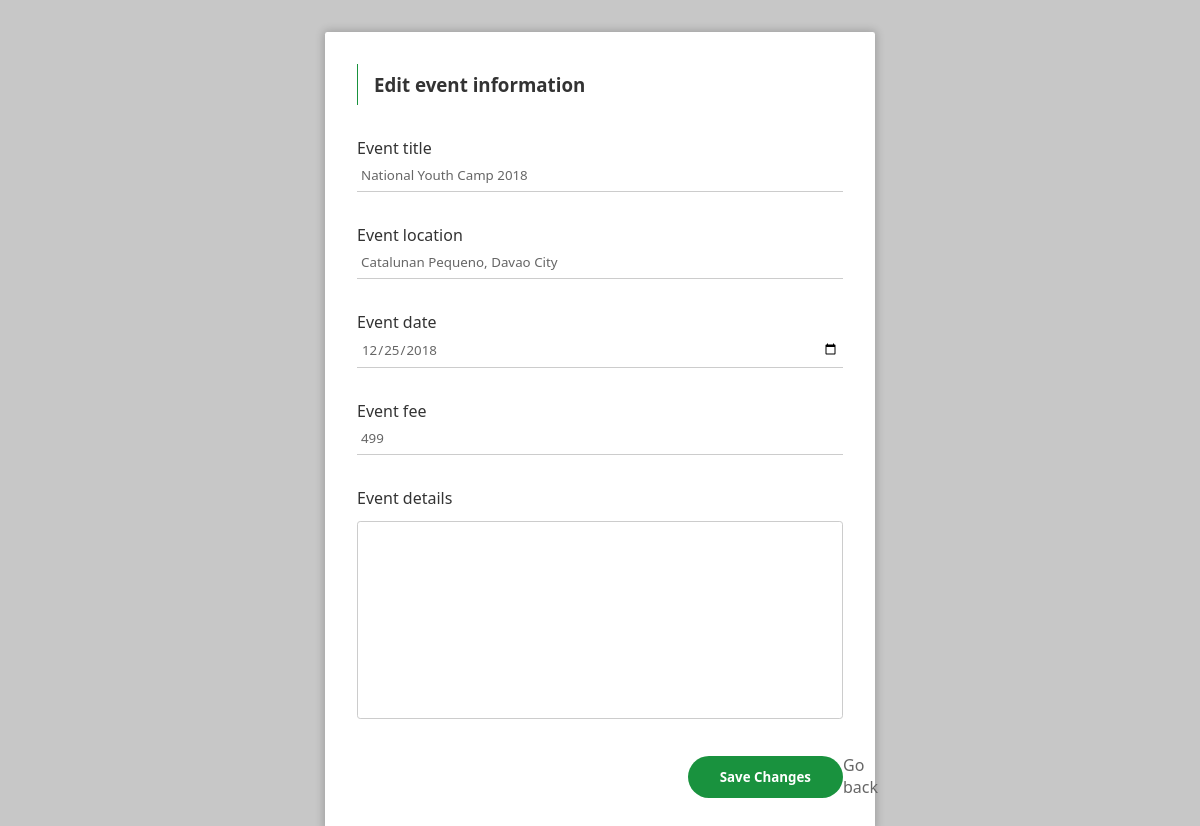
Page /staff_management/forms/edit/event-edit.php?edit=6 on the committed database.
### tables this page shows
CREATE TABLE `event` (
  `event_id` int(11) NOT NULL,
  `title` varchar(191) NOT NULL,
  `location` varchar(191) NOT NULL,
  `date` timestamp NOT NULL DEFAULT CURRENT_TIMESTAMP ON UPDATE CURRENT_TIMESTAMP,
  `details` varchar(191) NOT NULL,
  `rate` double NOT NULL,
  `branch_id` int(11) NOT NULL
);

### staff_management/forms/edit/event-edit.php (the view, shortened to what this page needs)
<?php
require_once('../../../includes/config/db.php');
$event_id = '';
$title = '';
$location = '';
$date = '';
$details = '';
$rate = '';
if (isset($_GET['edit'])) {
    $event_id = $_GET['edit'];
    $query = "SELECT * FROM event WHERE event_id = ?";
    $stmt = $conn->prepare($query);
    $stmt->bind_param('i', $event_id);
    $stmt->execute();
    $result = $stmt->get_result();
    if ($result->num_rows > 0) {
        while ($row = $result->fetch_assoc()) {
            $event_id = $row['event_id'];
            $title = $row['title'];
            $location = $row['location'];
            $date = date('Y-m-d', strtotime($row['date']));
            $details = $row['details'];
            $rate = $row['rate'];
        }
    }
}
?>
<!DOCTYPE html>
<html>
    <head>
        <link rel = "stylesheet" media = "all" href = "../../../styles/style.css">
    </head>
    <body>
        <div class="adding-fields">
            <div class = "floating-form">
                <h3>Edit event information</h3>
                <form action="../../../includes/actions/event_edit.php" method = "POST">
                    <p>Event title</p>
                    <input type = "text" name="title" value="<?php echo $title ?>" required autofocus>
                    <p>Event location</p>
                    <input type="text" name="location" value="<?php echo $location ?>" required>
                    <p>Event date</p>
                    <input type="date" name="date" value="<?php echo $date ?>" required>
                    <p>Event fee</p>
                    <input type="number" name="rate" min=0 value="<?php echo $rate ?>" required>
                    <p>Event details</p>
                    <textarea name="details" cols="30" rows="10"><?php echo $details ?></textarea>
                    <button type="submit" name="submit" value="<?php echo $event_id ?>">Save Changes</button>
                    <a href="../../navigation/events-manage.php">Go back</a>
                </form>
            </div>
        </div>
    </body>
</html>

### styles/style.css (style rules this page uses)
html { font-family: 'Segoe UI', sans-serif; font-size: 100%; height: fit-content; color: #333333; }
body { margin: 0; padding: 0; overflow-x: hidden; background: rgb(199, 199, 199); height: fit-content; display: grid; align-content: center; position: relative; }
* { box-sizing: border-box; }
h2, h3, h4 { border-left: .1em solid rgb(25, 146, 62); padding: .5rem 0 .5rem 1rem; margin: 0; }
a { text-decoration: none; color: #333333; }
div.adding-fields { width: 100%; height: 100%; display: grid; align-content: center; margin: auto; padding: 2rem 0; }
div.floating-form { width: 550px; height: fit-content; align-self: center; position: relative; margin: auto; padding: 2rem; border-radius: .15rem; box-shadow: 0 0 .5rem .1rem rgba(0, 0, 0, .2); background: #FFFFFF; }
div.floating-form form p { margin-top: 2rem; margin-bottom: .25rem; }
form { width: 100%; overflow: hidden; }
input[type=text], select, input[type=date], input[type=email], input[type=number], input[type=password] { font-family: 'Segoe UI', sans-serif; width: 100%; padding: 0 .25rem .25rem; line-height: 1.5rem; outline: none; border-top: none; border-left: none; border-right: none; border-bottom: .1rem solid #CCCCCC; color: #666666; background: none; }
textarea { font-family: 'Segoe UI', sans-serif; width: 100%; margin-top: .5rem; padding: .5rem; border-top: 1px solid #CCCCCC; border-left: 1px solid #CCCCCC; border-right: 1px solid #CCCCCC; border-bottom: .1rem solid #CCCCCC; border-radius: .2rem; outline: none; resize: none; }
button { font-family: 'Segoe UI', sans-serif; margin: 2rem auto auto; padding: .75rem 2rem; background: rgb(25, 146, 62); color: #FFFFFF; float: right; border: 0; border-radius: 2rem; cursor: pointer; font-weight: 700; }
div.floating-form a { position: absolute; bottom: 2rem; color: #666666; }

### rows in the picture
event: title "National Youth Camp 2018", location "Catalunan Pequeno, Davao City", date "12/25/2018", rate "499"
